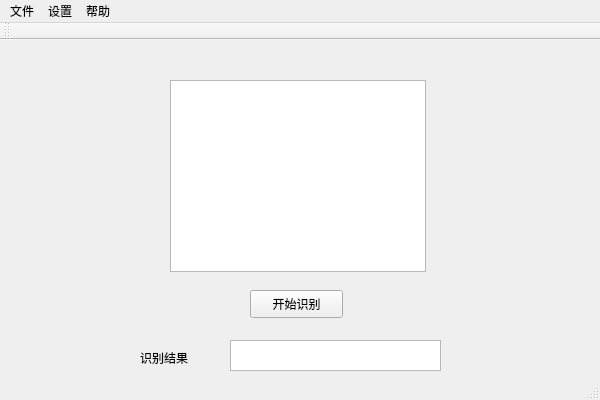
<?xml version="1.0" encoding="UTF-8"?>
<ui version="4.0">
 <class>ViewClass</class>
 <widget class="QMainWindow" name="ViewClass">
  <property name="geometry">
   <rect>
    <x>0</x>
    <y>0</y>
    <width>600</width>
    <height>400</height>
   </rect>
  </property>
  <property name="windowTitle">
   <string>App</string>
  </property>
  <widget class="QWidget" name="centralWidget">
   <widget class="QGraphicsView" name="graphicsView">
    <property name="geometry">
     <rect>
      <x>170</x>
      <y>40</y>
      <width>256</width>
      <height>192</height>
     </rect>
    </property>
   </widget>
   <widget class="QLabel" name="label">
    <property name="geometry">
     <rect>
      <x>140</x>
      <y>310</y>
      <width>72</width>
      <height>15</height>
     </rect>
    </property>
    <property name="text">
     <string>识别结果</string>
    </property>
   </widget>
   <widget class="QTextBrowser" name="result">
    <property name="geometry">
     <rect>
      <x>230</x>
      <y>300</y>
      <width>211</width>
      <height>31</height>
     </rect>
    </property>
   </widget>
   <widget class="QPushButton" name="recognizeButton">
    <property name="geometry">
     <rect>
      <x>250</x>
      <y>250</y>
      <width>93</width>
      <height>28</height>
     </rect>
    </property>
    <property name="text">
     <string>开始识别</string>
    </property>
   </widget>
  </widget>
  <widget class="QMenuBar" name="menuBar">
   <property name="geometry">
    <rect>
     <x>0</x>
     <y>0</y>
     <width>600</width>
     <height>26</height>
    </rect>
   </property>
   <widget class="QMenu" name="menu">
    <property name="title">
     <string>文件</string>
    </property>
    <addaction name="importPicAction"/>
   </widget>
   <widget class="QMenu" name="menu_2">
    <property name="title">
     <string>设置</string>
    </property>
   </widget>
   <widget class="QMenu" name="menu_3">
    <property name="title">
     <string>帮助</string>
    </property>
   </widget>
   <addaction name="menu"/>
   <addaction name="menu_2"/>
   <addaction name="menu_3"/>
  </widget>
  <widget class="QToolBar" name="mainToolBar">
   <attribute name="toolBarArea">
    <enum>TopToolBarArea</enum>
   </attribute>
   <attribute name="toolBarBreak">
    <bool>false</bool>
   </attribute>
  </widget>
  <widget class="QStatusBar" name="statusBar"/>
  <action name="importPicAction">
   <property name="text">
    <string>导入图片</string>
   </property>
  </action>
 </widget>
 <layoutdefault spacing="6" margin="11"/>
 <resources>
  <include location="Vcode.qrc"/>
 </resources>
 <connections/>
</ui>
